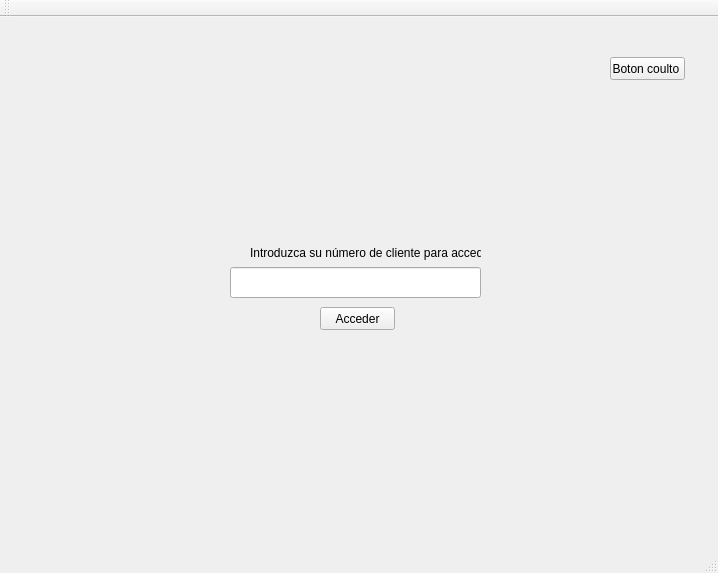
<?xml version="1.0" encoding="UTF-8"?>
<ui version="4.0">
 <class>Estacionamiento</class>
 <widget class="QMainWindow" name="Estacionamiento">
  <property name="geometry">
   <rect>
    <x>0</x>
    <y>0</y>
    <width>718</width>
    <height>573</height>
   </rect>
  </property>
  <property name="windowTitle">
   <string>Estacionamiento</string>
  </property>
  <widget class="QWidget" name="centralWidget">
   <widget class="QStackedWidget" name="stackedWidget">
    <property name="geometry">
     <rect>
      <x>10</x>
      <y>0</y>
      <width>711</width>
      <height>531</height>
     </rect>
    </property>
    <widget class="QWidget" name="page">
     <widget class="QLabel" name="label">
      <property name="geometry">
       <rect>
        <x>240</x>
        <y>200</y>
        <width>231</width>
        <height>71</height>
       </rect>
      </property>
      <property name="text">
       <string>Introduzca su número de cliente para acceder</string>
      </property>
     </widget>
     <widget class="QLineEdit" name="txtNoCliente">
      <property name="geometry">
       <rect>
        <x>220</x>
        <y>250</y>
        <width>251</width>
        <height>31</height>
       </rect>
      </property>
     </widget>
     <widget class="QPushButton" name="accederEst">
      <property name="geometry">
       <rect>
        <x>310</x>
        <y>290</y>
        <width>75</width>
        <height>23</height>
       </rect>
      </property>
      <property name="text">
       <string>Acceder</string>
      </property>
     </widget>
     <widget class="QPushButton" name="btnAcceder">
      <property name="geometry">
       <rect>
        <x>600</x>
        <y>40</y>
        <width>75</width>
        <height>23</height>
       </rect>
      </property>
      <property name="text">
       <string>Boton coulto </string>
      </property>
     </widget>
    </widget>
    <widget class="QWidget" name="page_2">
     <widget class="QLineEdit" name="txtAdmin">
      <property name="geometry">
       <rect>
        <x>280</x>
        <y>220</y>
        <width>113</width>
        <height>20</height>
       </rect>
      </property>
     </widget>
     <widget class="QLineEdit" name="txtPswrd">
      <property name="geometry">
       <rect>
        <x>280</x>
        <y>270</y>
        <width>113</width>
        <height>20</height>
       </rect>
      </property>
     </widget>
     <widget class="QLabel" name="label_2">
      <property name="geometry">
       <rect>
        <x>220</x>
        <y>220</y>
        <width>61</width>
        <height>16</height>
       </rect>
      </property>
      <property name="text">
       <string>No. Usuario</string>
      </property>
     </widget>
     <widget class="QLabel" name="label_3">
      <property name="geometry">
       <rect>
        <x>220</x>
        <y>260</y>
        <width>61</width>
        <height>31</height>
       </rect>
      </property>
      <property name="text">
       <string>Contraseña</string>
      </property>
     </widget>
     <widget class="QPushButton" name="btnIngresar">
      <property name="geometry">
       <rect>
        <x>290</x>
        <y>320</y>
        <width>75</width>
        <height>23</height>
       </rect>
      </property>
      <property name="text">
       <string>Ingresar</string>
      </property>
     </widget>
    </widget>
   </widget>
  </widget>
  <widget class="QMenuBar" name="menuBar">
   <property name="geometry">
    <rect>
     <x>0</x>
     <y>0</y>
     <width>718</width>
     <height>21</height>
    </rect>
   </property>
  </widget>
  <widget class="QToolBar" name="mainToolBar">
   <attribute name="toolBarArea">
    <enum>TopToolBarArea</enum>
   </attribute>
   <attribute name="toolBarBreak">
    <bool>false</bool>
   </attribute>
  </widget>
  <widget class="QStatusBar" name="statusBar"/>
 </widget>
 <layoutdefault spacing="6" margin="11"/>
 <resources/>
 <connections/>
</ui>
